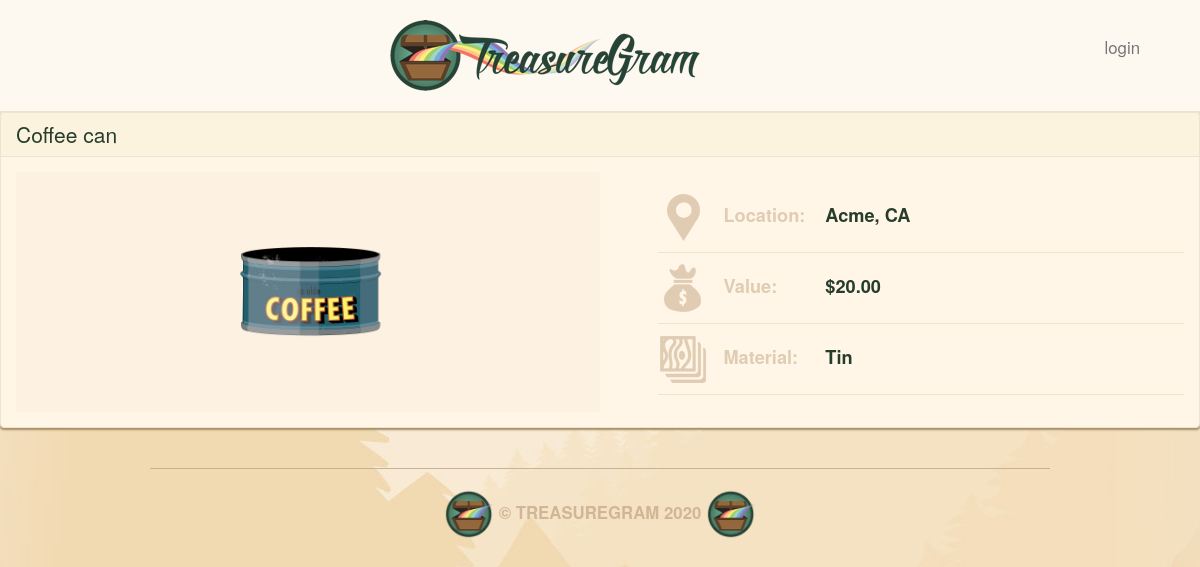
/6/, run on the app's committed database.
### main_app/models.py (models this page shows, shortened)
class Treasure(models.Model):
        user = models.ForeignKey(User,on_delete=models.CASCADE)
        name = models.CharField(max_length=100)
        value = models.DecimalField(max_digits=10,
                                    decimal_places=2)
        material = models.CharField(max_length=100)
        location = models.CharField(max_length=100)
        image = models.ImageField(upload_to='treasure_images',
                                    default='media/default.png')
        likes = models.IntegerField(default=0)

### main_app/views.py (the view)
# urls.py: url(r'^([0-9]+)/$', views.detail, name = 'detail'),
def detail(request, treasure_id):
    treasure = Treasure.objects.get(id=treasure_id)
    return render(request, 'detail.html', {'treasure': treasure})

### main_app/templates/detail.html
{% extends 'base.html' %}
{% load static %}
{% block content %}
  <div class="treasure panel panel-default">
    <div class="panel-heading">
      <h3 class="panel-title">{{ treasure.name }}</h3>
    </div>
    <div class="panel-body">
      <div class="treasure-photo-detail">
        <img src="{{ treasure.image.url }}" height="200">
      </div>
      <table class="treasure-table">
        <tr>
          <th>
            <img src="{% static "images/location-icon.png" %}" alt="Location Icon">
            Location:
          </th>
          <td>{{ treasure.location }}</td>
        </tr>
        <tr>
          <th>
            <img src="{% static "images/value-icon.png" %}" alt="Value Icon">
            Value:
          </th>
          <td>${{ treasure.value }}</td>
        </tr>
        <tr>
          <th>
            <img src="{% static "images/material-icon.png" %}" alt="Material Icon">
            Material:
          </th>
          <td>{{ treasure.material }}</td>
        </tr>
      </table>
    </div>
  </div>
{% endblock %}

### main_app/static/css/style.css (style rules this page uses)
body { background: #f3e1c5 url(../images/brand-bg.jpg) no-repeat center top; color: #263d2c; }
.panel { background: #fff6e8; border-color: #ece4cf; box-shadow: 0 2px 2px #a58d65; }
.panel-default .panel-heading { background: #fbf3dd; border-color: #ece4cf; }
.panel-body { position: relative; }
.panel-title { font-size: 1.5em; color: #263d2c; }
.treasure { margin-bottom: 20px; }
.treasure:last-child { margin-bottom: 0; }
.treasure-photo-detail { background: #fdf2e1; float: left; margin-right: 5%; padding: 20px; position: relative; text-align: center; width: 50%; }
.treasure-table { float: left; margin-top: 10px; width: 45%; }
.treasure-table img { margin-right: 10px; }
.treasure-table tr { border-bottom: 1px solid #ece4cf; }
.treasure-table td, .treasure-table th { font-weight: bold; font-size: 1.3em; padding-bottom: 10px; padding-top: 10px; vertical-align: baseline; }
.treasure-table th { color: #e0ccb2; white-space: nowrap; }
.treasure-table td:last-child { padding-left: 20px; width: 100%; }

### data on the page
Treasure: name "Coffee can", image (picture), location "Acme, CA", value "20.00", material "Tin"
